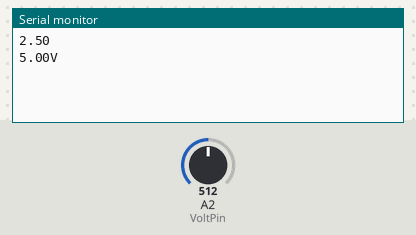
This sketch was run on a simulated Arduino Uno, built with avr-gcc and run on an emulated ATmega328P. Parts: the last lines printed to the serial monitor. Inputs (shaded band) come from the test bench; at power-on: A2 (VoltPin) = 512.

Above: at 1.2 s.
1.3 s: A2 (VoltPin) set to 716
At 2.6 s:
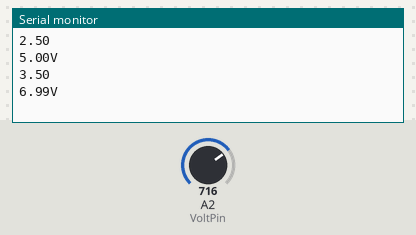
2.8 s: A2 (VoltPin) set to 900
At 4.9 s:
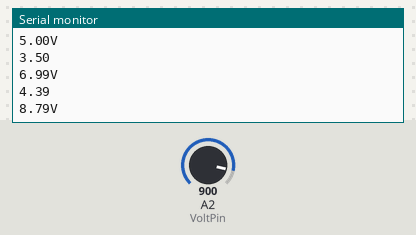
Timing chart, 0 to 6.4 s (numbered marks = the images above; inputs shaded):
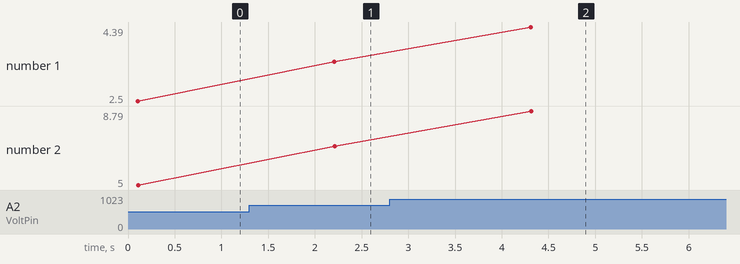

The sketch:

Voltmetre.ino
```cpp
const int VoltPin = 2;
float V = 0.00;

void calculateV(){
  float R1 = 9800.00;

  float v_ref = 5.00;
  float resistorR = 0.00;
  float adc_val = 0.00;
  float voltage = 0.00;
  resistorR = (R1/(2*R1));
  for (int i=0 ;i< 20; i++)
  {
    adc_val = adc_val + analogRead(VoltPin);
    delay(5);
    }
    adc_val = adc_val/20;
    voltage = (adc_val*v_ref)/1024;
    Serial.println(voltage);
    V = voltage / resistorR;
}


void setup() {

    Serial.begin(9600);

}

void loop() {
  calculateV();
  Serial.print(V);
  Serial.println("V");

  delay(2000);

}
```

Measured:
- after the input at 1.3 s, the serial monitor: prints a new line after 0.91 s (image 1)
- after the input at 2.8 s, the serial monitor: prints a new line after 1.5 s (image 2)
- plotted number 1: 2.5 → 3.5 after the input at 1.3 s, 3.5 → 4.39 after the input at 2.8 s
- plotted number 2: 5 → 6.99 after the input at 1.3 s, 6.99 → 8.79 after the input at 2.8 s
